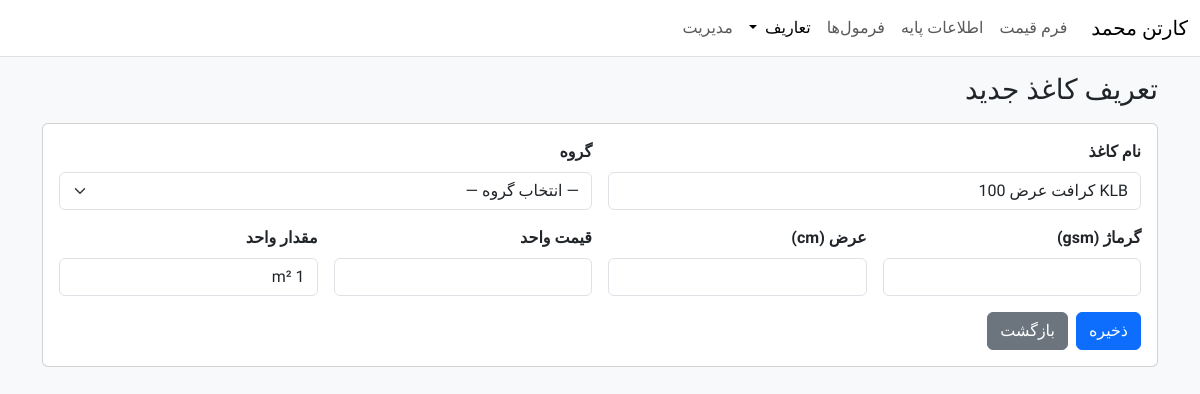
Before: /papers/4/edit/ with the older database file.
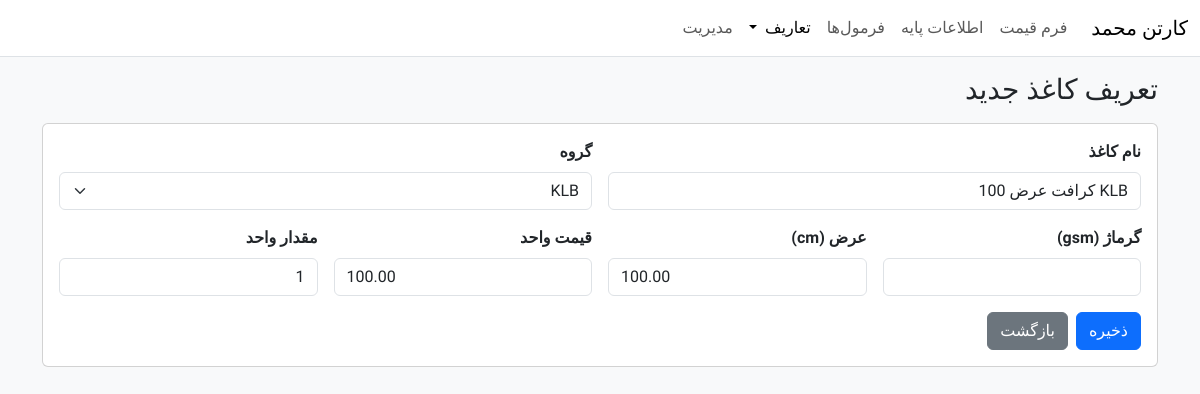
After: the same page with the newer database file.
### carton_pricing/models.py (models this page shows, shortened)
class TimeStamped(models.Model):
    created_at = models.DateTimeField(auto_now_add=True, db_index=True)
    updated_at = models.DateTimeField(auto_now=True, db_index=True)
    class Meta:
        abstract = True

class Paper(TimeStamped):
    name_paper   = models.CharField("Name_Paper", max_length=120, unique=True)
    group        = models.ForeignKey(
        PaperGroup,
        verbose_name="گروه",
        related_name="papers",
        on_delete=models.PROTECT,   # یا SET_NULL اگر ترجیح می‌دهی
        null=True, blank=True,
    )
    grammage_gsm = models.PositiveIntegerField("گرماژ (gsm)", null=True, blank=True)
    width_cm     = models.DecimalField("عرض (cm)", max_digits=6, decimal_places=2, null=True, blank=True)
    unit_price   = models.DecimalField("قیمت واحد", max_digits=12, decimal_places=2, null=True, blank=True)
    unit_amount  = models.CharField("مقدار واحد", max_length=50, default="1 m²")
    class Meta:
        ordering = ("name_paper",)

### carton_pricing/views_papers.py (the view)
# urls.py: path("papers/<int:pk>/edit/", paper_update_view,       name="paper_update"),
def paper_update_view(request, pk: int):
    obj = get_object_or_404(Paper, pk=pk)
    form = PaperForm(request.POST or None, instance=obj)
    if request.method == "POST" and form.is_valid():
        form.save()
        messages.success(request, "کاغذ به‌روزرسانی شد.")
        return redirect(reverse("carton_pricing:paper_list"))
    return render(request, "papers/paper_form.html", {"form": form, "mode": "update"})

### carton_pricing/models.py (called while the page is built)
    def __str__(self): return self.name

### carton_pricing/templates/papers/paper_form.html (shortened to what this page needs)
{% extends "base.html" %}
{% block content %}
<h3 class="mb-3">{% if object %}ویرایش کاغذ{% else %}تعریف کاغذ جدید{% endif %}</h3>
<form method="post" class="card card-body" novalidate>
  <div class="row g-3">
    <div class="col-md-6">
      <label class="form-label" for="{{ form.name_paper.id_for_label }}">{{ form.name_paper.label }}</label>
      {{ form.name_paper }}
    </div>
    <div class="col-md-6">
      <label class="form-label" for="{{ form.group.id_for_label }}">{{ form.group.label }}</label>
      {{ form.group }}
    </div>
    <div class="col-md-3">
      <label class="form-label" for="{{ form.grammage_gsm.id_for_label }}">{{ form.grammage_gsm.label }}</label>
      {{ form.grammage_gsm }}
    </div>
    <div class="col-md-3">
      <label class="form-label" for="{{ form.width_cm.id_for_label }}">{{ form.width_cm.label }}</label>
      {{ form.width_cm }}
    </div>
    <div class="col-md-3">
      <label class="form-label" for="{{ form.unit_price.id_for_label }}">{{ form.unit_price.label }}</label>
      {{ form.unit_price }}
    </div>
    <div class="col-md-3">
      <label class="form-label" for="{{ form.unit_amount.id_for_label }}">{{ form.unit_amount.label }}</label>
      {{ form.unit_amount }}
    </div>
  </div>
  <div class="d-flex gap-2 mt-3">
    <button type="submit" class="btn btn-primary">ذخیره</button>
    <a href="{% url 'carton_pricing:paper_list' %}" class="btn btn-secondary">بازگشت</a>
  </div>
</form>
{% endblock %}

Changed rows visible on the page:
changed Paper "KLB کرافت عرض 100": group "— انتخاب گروه —" → "KLB"; width_cm (not shown) → "100.00"; unit_price (not shown) → "100.00"; unit_amount "1 m²" → "1"
